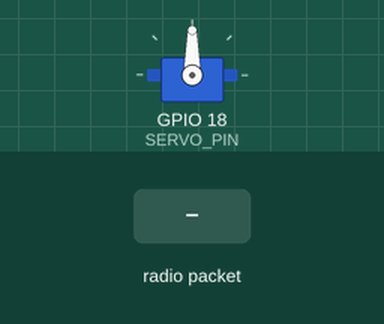
A sketch run on a simulated ESP32. On the bench: servo. The test bench sets the inputs (shaded band). What the sketch prints to the serial monitor is not drawn.

Above: at 1.2 s.
1.3 s: radio packet "1" arrives
At 2.1 s:
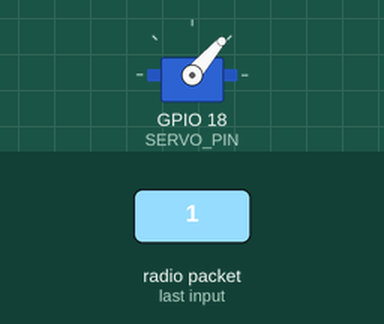
2.8 s: radio packet "0" arrives
At 3.3 s:
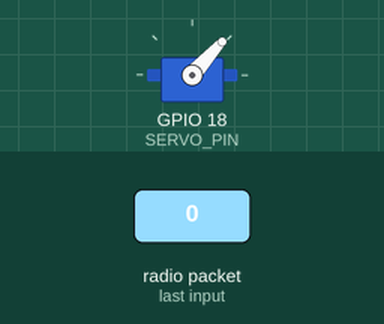
Timing chart, 0 to 5.8 s (numbered marks = the images above; inputs shaded):
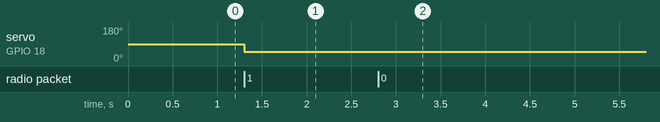

Measured:
- after the input at 1.3 s, servo on GPIO 18 (SERVO_PIN): 90° → 49° at once
- after the input at 2.8 s, servo on GPIO 18 (SERVO_PIN): 49° → 48° at once

The sketch:

receiver.ino
```cpp
/** receiver.ino – ESP-NOW → MG995 servo, IDF-v5 */
#include <WiFi.h>
#include <esp_wifi.h>
#include <esp_now.h>
#include <ESP32Servo.h>

/* --------------- user settings ---------------- */
constexpr uint8_t   WIFI_CHANNEL = 1;          // must match transmitter
constexpr gpio_num_t SERVO_PIN   = GPIO_NUM_18;
/* ---------------------------------------------- */

Servo servo;

void onReceive(const esp_now_recv_info_t*,
               const uint8_t* data, int len)
{
  if (len == 1) {
    uint8_t angle = data[0];                 // 0–180 °
    angle = constrain(angle, 0, 180);
    servo.write(angle);

    /* ← NEW: print the received value */
    Serial.print("Received angle: ");
    Serial.println(angle);
  }
}

void setup()
{
  Serial.begin(115200);
  WiFi.mode(WIFI_STA);

  /* lock to the same channel before ESP-NOW init */
  esp_wifi_set_promiscuous(true);
  esp_wifi_set_channel(WIFI_CHANNEL, WIFI_SECOND_CHAN_NONE);
  esp_wifi_set_promiscuous(false);

  if (esp_now_init() != ESP_OK) {
    Serial.println("ESP-NOW init failed");
    while (true) delay(100);
  }
  esp_now_register_recv_cb(onReceive);

  /* Servo PWM (50 Hz, 500–2500 µs) */
  servo.setPeriodHertz(50);
  servo.attach(SERVO_PIN, 500, 2500);        // min/max pulse µs

  Serial.print("Remote ready – my MAC: ");
  Serial.println(WiFi.macAddress());
}

void loop()
{
  /* nothing – all work happens in onReceive() */
}
```
